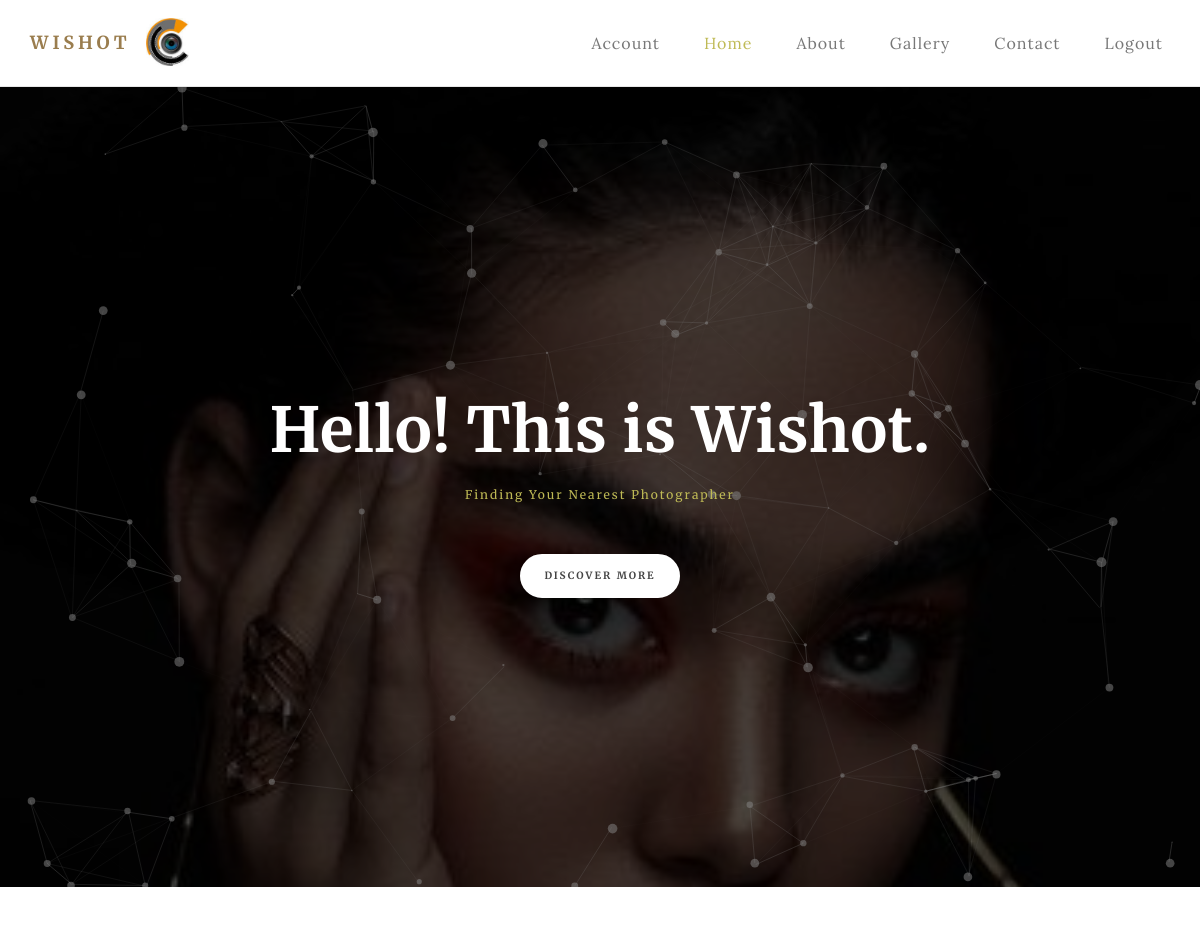
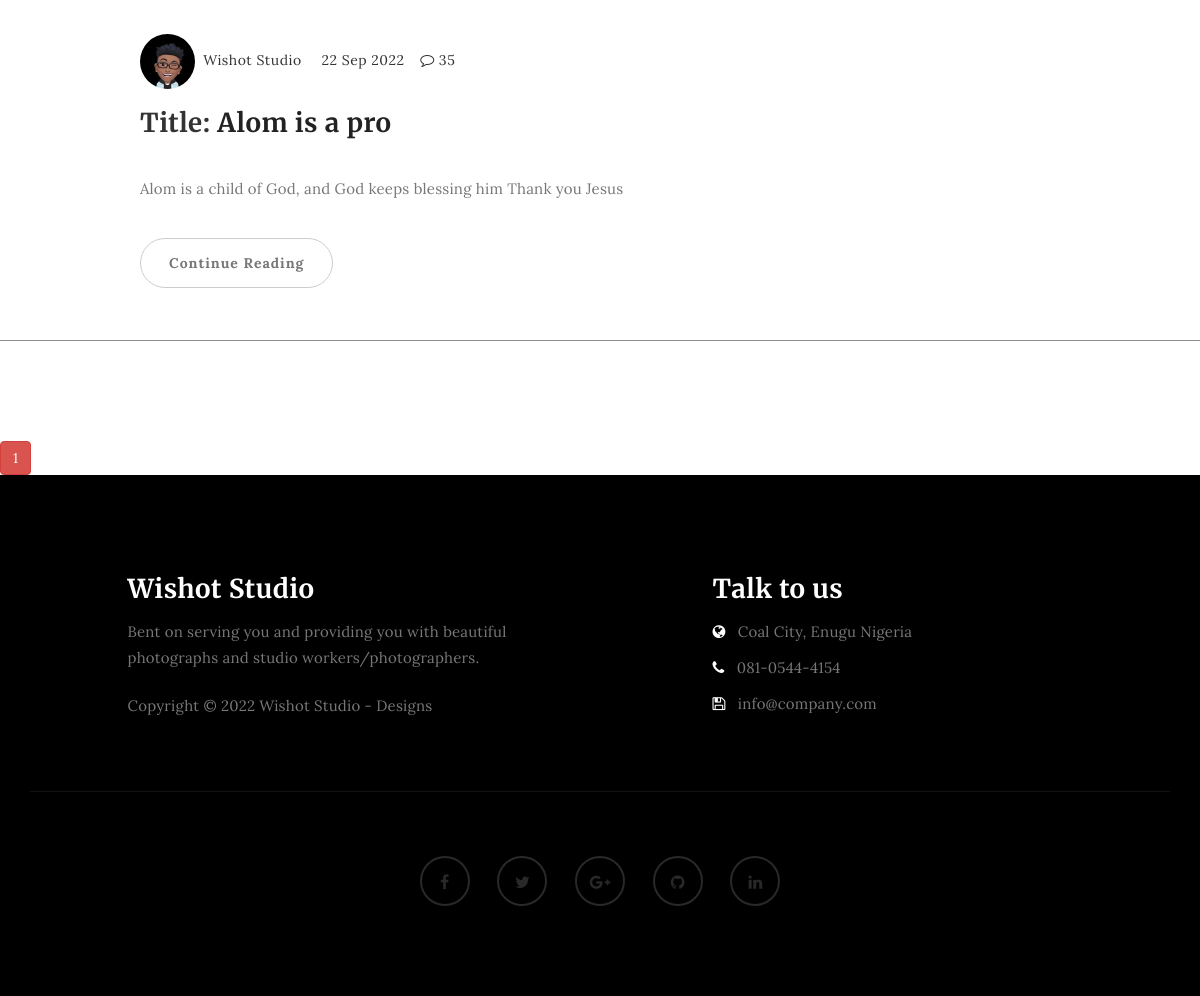
Screenshot of / (signed in) with the database file from the repository (2 pictures, top to bottom).
### blogapp/models.py (models this page shows, shortened)
class Post(db.Model):
    id = db.Column(db.Integer, primary_key=True)
    title = db.Column(db.String(100), nullable=False)
    date_posted = db.Column(db.DateTime, nullable=False, default=datetime.utcnow)
    content = db.Column(db.Text, nullable=False)
    user_id = db.Column(db.Integer, db.ForeignKey('user.id'), nullable=False)

class User(db.Model, UserMixin):
    id = db.Column(db.Integer, primary_key=True)
    username = db.Column(db.String(100), nullable=False, unique=True)
    email = db.Column(db.String(100), nullable=False, unique=True)
    image_file = db.Column(db.String(20), nullable=False, default='default.jpg')
    password = db.Column(db.String(60), nullable=False)
    post = db.relationship('Post', backref='author', lazy=True)

### blogapp/main/routes.py (the view)
@main.route('/')
@login_required
def home():
    page = request.args.get('page', 1, type=int)
    posts = Post.query.order_by(Post.date_posted.desc()).paginate(page=page, per_page=10)
    return render_template('index.html', posts=posts)

### blogapp/models.py (called while the page is built)
@login_manager.user_loader
def load_user(user_id):
    return User.query.get(int(user_id))

### blogapp/templates/index.html (shortened to what this page needs)
{% extends "layout.html" %}
{% block content %}
<section id="home" class="main-home parallax-section">
     <div id="particles-js"></div>
     <div class="container">
          <div class="row">
               <div class="col-md-12 col-sm-12">
                    <h1>Hello! This is Wishot.</h1>
                    <h4>Finding  Your Nearest Photographer</h4>
                    <a href="{{url_for('main.gallery')}}" class="smoothScroll btn btn-default">Discover More</a>
               </div>
          </div>
     </div>
</section>
<section id="blog">
         {% for post in posts.items %}
    <div class="container">
         <div class="col-md-offset-1 col-md-10 col-sm-12">
                  <div class="blog-post-thumb">
                         <div class="blog-post-format">
                              <span><a href="{{ url_for('users.user_posts', username=post.author.username)}}"><img src="{{url_for('static', filename='profile_pics/' + post.author.image_file)}}" class="img-responsive img-circle" style=" width: 55px;"> {{ post.author.username }}</a></span>
                              <span> {{ post.date_posted.strftime( ' %d %b %Y') }}</span>
                              <span><a href="#"><i class="fa fa-comment-o"></i> 35 </a></span>
                             <div class="blog-post-title">
                               <h3> Title: <a href="{{ url_for('posts.single', post_id=post.id)}}">{{ post.title }} </a></h3>
                            </div>
                         </div>
                         <div class="blog-post-des">
                              <p>{{post.content}}</p>
                              <a href="{{ url_for('posts.single',post_id=post.id)}}" class="btn btn-default">Continue Reading</a>
                         </div>
                  </div>
          </div>
        </div> <hr style="border-color: #8c8c8c">
</section>
     {% endfor %}
     {% for page_num in posts.iter_pages(left_edge=1, right_edge=1, left_current=1, right_current=2) %}
          {% if page_num %}
               {% if posts.page == page_num %}
                   <a  class="btn btn-danger mb-4" href="{{ url_for('main.home', page=page_num) }}"> {{page_num}} </a>
               {% else %}
             <a  class="btn btn-success mb-4" href="{{ url_for('main.home', page=page_num) }}"> {{page_num}} </a>
               {% endif %}
          {% else %}
               ...
          {% endif %}
     {% endfor %}
{% endblock content %}

### blogapp/static/css/style.css (style rules this page uses)
body { background: #ffffff; font-family: 'Lora', serif; font-style: normal; font-weight: 300; overflow-x: hidden; }
h1,h2,h3,h4,h5,h6 { font-family: 'Merriweather', serif; font-style: normal; font-weight: bold; letter-spacing: 0.5px; }
h1 { font-size: 62px; padding-bottom: 14px; margin-bottom: 0px; }
h2,h3 { padding-bottom: 6px; }
h3 { font-size: 26px; }
h4 { color: #666; font-size: 12px; font-weight: normal; letter-spacing: 2px; }
p { color: #777; font-size: 15px; font-weight: 300; line-height: 26px; letter-spacing: 0.2px; }
html { -webkit-font-smoothing: antialiased; }
a { color: #4d638c; -webkit-transition: 0.5s; -o-transition: 0.5s; transition: 0.5s; text-decoration: none !important; }
* { -webkit-box-sizing: border-box; -moz-box-sizing: border-box; box-sizing: border-box; }
*:before, *:after { -webkit-box-sizing: border-box; -moz-box-sizing: border-box; box-sizing: border-box; }
#about, #gallery, #contact, #blog, #blog-single-post { padding-top: 60px; padding-bottom: 80px; }
.parallax-section { background-attachment: fixed !important; background-size: cover !important; overflow: hidden; }
#home { background-size: cover; background-position: center center; color: #ffffff; display: -webkit-box; display: -webkit-flex; display: -ms-flexbox; display: flex; -webkit-box-align: center; -webkit-align-items: center; -ms-flex-align: center; align-items: center; position: relative; text-align: center; }
.main-home { background: url('../images/portrait-photography-2.jpg') no-repeat; height: 100vh; }
#particles-js { position: absolute; width: 100%; height: 100vh; top: 0; left: 0; }
#home h4 { color: #bfba55; }
#home .btn { background: #ffffff; border: 2px solid #ffffff; border-radius: 100px; color: #444; font-family: 'Merriweather', serif; font-size: 10px; font-weight: bold; letter-spacing: 2px; text-transform: uppercase; padding: 13px 22px; margin-top: 42px; transition: all 0.4s ease-in-out; }
.blog-post-thumb { border-bottom: 1px solid #f0f0f0; padding-top: 32px; padding-bottom: 62px; margin-bottom: 32px; }
.blog-post-thumb:last-child { border-bottom: 0px; padding-bottom: 32px; margin-bottom: 0px; }
.blog-post-title a { color: #222; }
.blog-post-format { padding-bottom: 22px; }
.blog-post-format span { letter-spacing: 0.5px; padding-right: 12px; }
.blog-post-format span a { color: #333; }
.blog-post-format span img { display: inline-block; width: 42px; margin-right: 4px; }
.blog-post-des .btn { border-radius: 100px; color: #777; font-weight: bold; letter-spacing: 1px; padding: 14px 28px; margin-top: 26px; transition: all 0.4s ease-in-out; }

### rows the page displays
Post: image_file (picture), author.username "Wishot Studio", date_posted "22 Sep 2022", title "Alom is a pro", content "Alom is a child of God, and God keeps blessing him Thank you Jesus"

### other values shown
{{ page_num }} "1"
